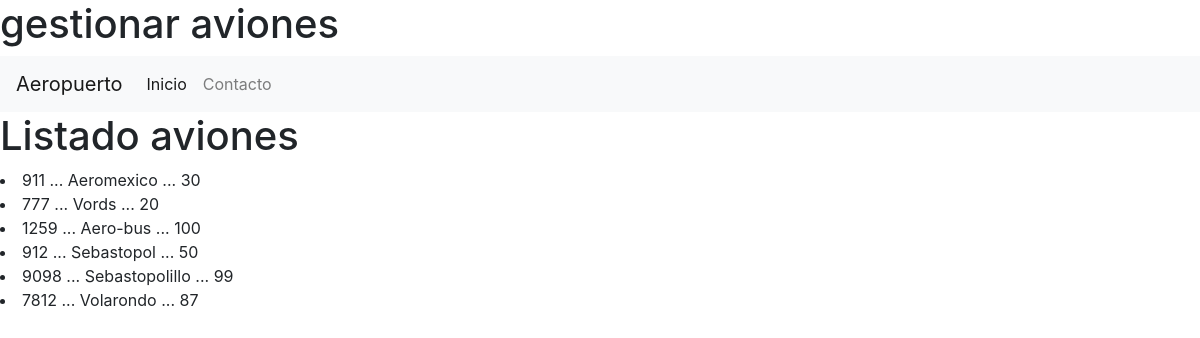
The page / on the database its author committed.
### aviones_app/models.py (models this page shows, shortened)
class Aviones(models.Model):
    codigo=models.CharField(primary_key=True,max_length=6)
    nombre=models.CharField(max_length=50)
    npasajeros=models.IntegerField()

### aviones_app/views.py (the view)
# urls.py: path("",views.listadoAviones,name="listadoAviones")
def  listadoAviones(request):
    losAviones=Aviones.objects.all()
    return render(request,"gestionarAviones.html",{"misaviones":losAviones})

### aviones_app/templates/gestionarAviones.html (shortened to what this page needs)
{% extends "base.html" %}
{% block cuerpo %}
    <h1> gestionar aviones </h1>
{% endblock %}

### aviones_app/templates/base.html (shortened to what this page needs)
<!DOCTYPE html>
<html>
<head>
<link rel="stylesheet" href="https://cdn.jsdelivr.net/npm/bootstrap@4.3.1/dist/css/bootstrap.min.css">
</head>
<body>
    {% block cuerpo %}
    {% endblock %}
    <nav class="navbar navbar-expand-lg navbar-light bg-light">
        <a class="navbar-brand" href="#">Aeropuerto</a>
        <div class="collapse navbar-collapse" id="navbarNav">
        <ul class="navbar-nav">
                <li class="nav-item active">
                <a class="nav-link" href="#">Inicio <span class="sr-only">(current)</span></a>
                </li>
                <li class="nav-item">
                <a class="nav-link" href="#">Contacto</a>
                </li>
            </ul>
        </div>
    </nav>
    <h1>Listado aviones</h1>
    {% for a in misaviones%}
    <li> {{a.codigo}} ... {{a.nombre}} ... {{a.npasajeros}}</li>
    {% endfor %}
</body>
</html>

### rows shown on the page
Aviones: codigo "911", nombre "Aeromexico", npasajeros "30"
Aviones: codigo "777", nombre "Vords", npasajeros "20"
Aviones: codigo "1259", nombre "Aero-bus", npasajeros "100"
Aviones: codigo "912", nombre "Sebastopol", npasajeros "50"
Aviones: codigo "9098", nombre "Sebastopolillo", npasajeros "99"
Aviones: codigo "7812", nombre "Volarondo", npasajeros "87"
